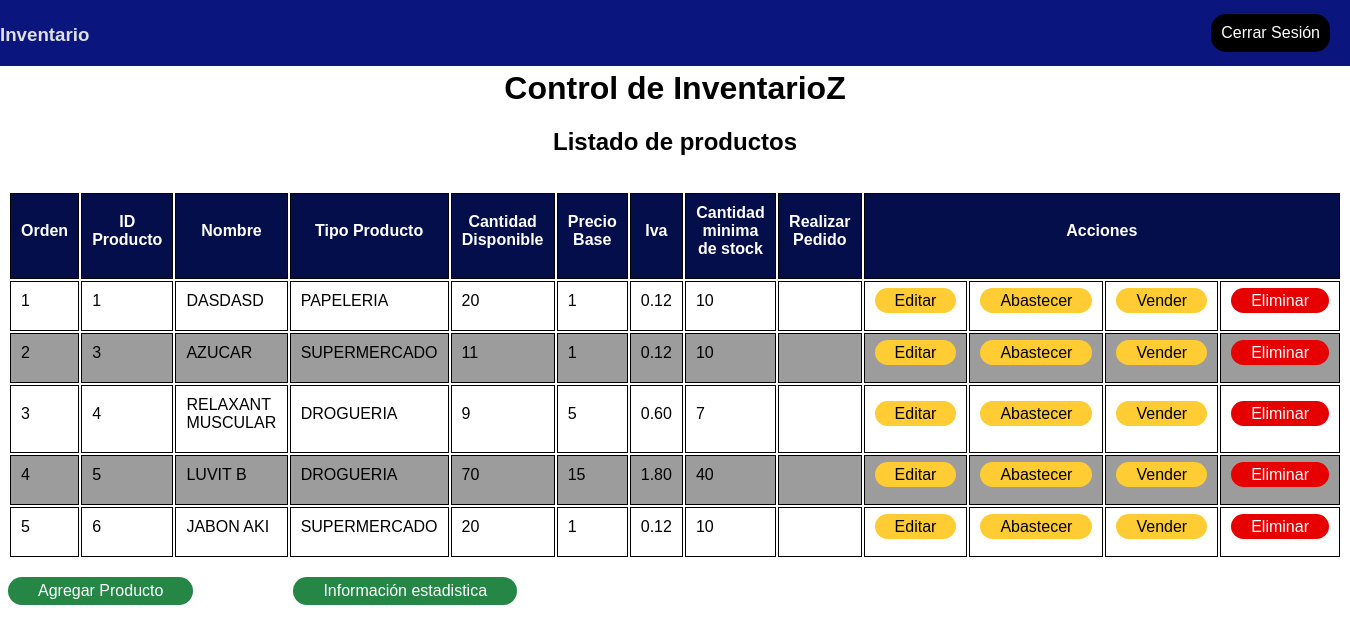
/list.php (signed in), run on the app's committed database.
### tables this page shows
CREATE TABLE `productos` (
  `pro_id` int NOT NULL AUTO_INCREMENT,
  `emp_id` int DEFAULT NULL,
  `tpr_id` int DEFAULT NULL,
  `pro_Nombre` varchar(254) DEFAULT NULL,
  `pro_stockActual` int DEFAULT NULL,
  `pro_stockMinimo` int DEFAULT NULL,
  `pro_precioBase` decimal(8,0) DEFAULT NULL,
  `pro_estado` char(1) DEFAULT 'A',
  `pro_add` datetime DEFAULT NULL,
  PRIMARY KEY (`pro_id`)
);

CREATE TABLE `tipoproductos` (
  `tpr_id` int NOT NULL AUTO_INCREMENT,
  `tpr_descripcion` varchar(254) DEFAULT NULL,
  PRIMARY KEY (`tpr_id`)
);

### list.php (the view, shortened to what this page needs)
<?php
require_once "Database/Database.php";
$sql_fetch_todos = "SELECT tpr_descripcion,pro_id,pro_Nombre,pro_stockActual,ROUND((pro_precioBase)*0.12,2) as pro_iva ,pro_precioBase,pro_stockMinimo,case when pro_stockActual<= pro_stockMinimo then 'Debe realizar pedido de stock' else ''end as pro_realizar_pedido FROM productos inner join tipoproductos on tipoproductos.tpr_id=productos.tpr_id ORDER BY pro_id ASC";
$query = mysqli_query($conn, $sql_fetch_todos);
?>
<!doctype html>
<html lang="en">
<head>
   <link rel="stylesheet" href="./css/style.css">
</head>
<body>
    <div class="header">
        <h3> Inventario</h3>
        <a name="" id="" class="button-logout" href="logout.php" role="button">Cerrar Sesión</a>
    </div>
    <div class="container">
        <h1>Control de InventarioZ</h1>
        <h2>Listado de productos</h2>
          </div>
    <div class="table-product">
        <table style="with:100%">
            <tr>
                <th scope="col">Orden</th>
                <th scope="col">ID Producto</th>
                <th scope="col">Nombre</th>
                <th scope="col">Tipo Producto</th>
                <th scope="col">Cantidad Disponible</th>
                <th scope="col">Precio Base</th>
                <th scope="col">Iva</th>
                <th scope="col">Cantidad minima de stock</th>
                <th scope="col">Realizar Pedido</th>
                <th scope="col" colspan="4">Acciones</th>
            </tr>
            <tbody>
                <?php
                $idpro = 1;
                while ($row = mysqli_fetch_array($query)) { ?>
                    <tr>
                        <td scope="row"><?php echo $idpro ?></td>
                        <td><?php echo $row['pro_id'] ?></td>
                        <td><?php echo $row['pro_Nombre'] ?></td>
                        <td><?php echo $row['tpr_descripcion'] ?></td>
                        <td><?php echo $row['pro_stockActual'] ?></td>
                        <td><?php echo $row['pro_precioBase'] ?></td>
                        <td><?php echo $row['pro_iva'] ?></td>
                        <td><?php echo $row['pro_stockMinimo'] ?></td>
                        <td><?php echo $row['pro_realizar_pedido'] ?></td>
                        <td class="modify"><a name="edit" id="" class="bfix" href="fix.php?pro_id=<?php echo $row['pro_id'] ?>&pro_Nombre=<?php echo $row['pro_Nombre'] ?>&pro_stockActual=<?php echo $row['pro_stockActual']; ?>&pro_precioBase=<?php echo $row['pro_precioBase'] ?>&pro_stockMinimo=<?php echo $row['pro_stockMinimo'] ?>&tipo=<?php echo 'Edición de productos' ?> &cod_tipo=<?php echo 1 ?>&pro_tipo=<?php echo $row['tpr_descripcion'] ?> " role="button">
                        Editar
                            </a></td>
                            <td class="modify"><a name="abastecer" id="" class="bfix" href="AbaVentProducto.php?pro_id=<?php echo $row['pro_id'] ?>&pro_Nombre=<?php echo $row['pro_Nombre'] ?>&pro_stockActual=<?php echo $row['pro_stockActual']; ?>&pro_precioBase=<?php echo $row['pro_precioBase'] ?>&pro_stockMinimo=<?php echo $row['pro_stockMinimo'] ?>&tipo=<?php echo 'Abastecimiento de productos' ?> &cod_tipo=<?php echo 2 ?>&descripcion=<?php echo "Por favor ingrese la cantidad de producto a abastecer (Se agregara la cantidad ingresada al stock actual)" ?>&pro_tipo=<?php echo $row['tipo_descripcion'] ?>  " role="button">
                            Abastecer
                            </a></td>
                            <td class="modify"><a name="vender" id="" class="bfix" href="AbaVentProducto.php?pro_id=<?php echo $row['pro_id'] ?>&pro_nombre=<?php echo $row['pro_nombre'] ?>&pro_cantidad_actual=<?php echo $row['pro_cantidad_actual']; ?>&pro_precio_base=<?php echo $row['pro_precio_base'] ?>&pro_cantidad_minima=<?php echo $row['pro_cantidad_minima'] ?>&tipo=<?php echo 'Venta de productos' ?> &cod_tipo=<?php echo 3 ?>&descripcion=<?php echo "Por favor ingrese la cantidad de producto a vender (Disminuira la cantidad ingresada al stock actual)" ?>&pro_tipo=<?php echo $row['tipo_descripcion'] ?>  " role="button">
                                Vender
                            </a></td>
                        <td class="delete"><a name="id" id="" class="bdelete" href="main/delete.php?pro_id=<?php echo $row['pro_id'] ?>" role="button">
                                Eliminar
                            </a></td>
                    </tr>
                <?php
                    $idpro++;
                } ?>
            </tbody>
        </table>
        <br>
        <a name="" id="" class="Addlist" style="float:left" href="addlist.php" role="button">Agregar Producto</a>
        <a name="" id="" class="Fac" style="float:left" href="log.php" role="button">Información estadistica</a>
    </div>
</body>
</html>

### css/style.css (style rules this page uses)
body { font-family: Arial, Helvetica, sans-serif; background: url(d.jpeg) ; }
.header { position: fixed; top: 0px; left: 0px; right: 0px; height: 50px; padding: 5px 13px 11px 0px; width: 100%; color: rgb(224, 224, 224); font-family: Arial, Helvetica, sans-serif; margin-top: 0px; bottom: 0; background-color: rgb(10, 22, 126); }
.button-logout { position: relative; margin-top: -50px; margin-right: 20px; float: right; text-decoration: none; border: transparent; border-radius: 15px; background-color: #000000; padding: 10px 10px 10px 10px; color: white; transition: 0.5s; }
.container { margin: 70px auto; margin-bottom: 10px; border-radius: 10px; text-align: center; background-color: White; width: 30%; padding-bottom: 5px; }
table th, tr, td { border: 1px solid black; border-collapse: collapse; padding: 10px 10px 20px 10px; }
table { width: 100%; }
th { color: white; background-color: rgb(3, 14, 75); }
tr { background-color: white; }
tr:nth-child(even) { background-color: #9c9c9c; }
.modify { text-align: center; }
.delete { text-align: center; }
.modify .bfix { border-radius: 15px; background-color: #ffcc33; color: black; text-decoration: none; padding: 4px 20px 4px 20px; transition: 0.5s; }
.delete .bdelete { border-radius: 15px; background-color: #e60000; text-decoration: none; color: white; padding: 4px 20px 4px 20px; transition: 0.5s; }
.Addlist { margin-right: 100px; padding: 5px 30px 5px 30px; border-radius: 15px; text-decoration: none; color: white; background-color: #258645; transition: 0.5s; }
.Fac { margin-right: 100px; padding: 5px 30px 5px 30px; border-radius: 15px; text-decoration: none; color: white; background-color: #258645; transition: 0.5s; }

### data on the page
productos: pro_id "1", pro_Nombre "DASDASD", tpr.tpr_descripcion "PAPELERIA", pro_stockActual "20", pro_precioBase "1", pro_iva "0.12", pro_stockMinimo "10"
productos: pro_id "3", pro_Nombre "AZUCAR", tpr.tpr_descripcion "SUPERMERCADO", pro_stockActual "11", pro_precioBase "1", pro_iva "0.12", pro_stockMinimo "10"
productos: pro_id "4", pro_Nombre "RELAXANT MUSCULAR", tpr.tpr_descripcion "DROGUERIA", pro_stockActual "9", pro_precioBase "5", pro_iva "0.60", pro_stockMinimo "7"
productos: pro_id "5", pro_Nombre "LUVIT B", tpr.tpr_descripcion "DROGUERIA", pro_stockActual "70", pro_precioBase "15", pro_iva "1.80", pro_stockMinimo "40"
productos: pro_id "6", pro_Nombre "JABON AKI", tpr.tpr_descripcion "SUPERMERCADO", pro_stockActual "20", pro_precioBase "1", pro_iva "0.12", pro_stockMinimo "10"
